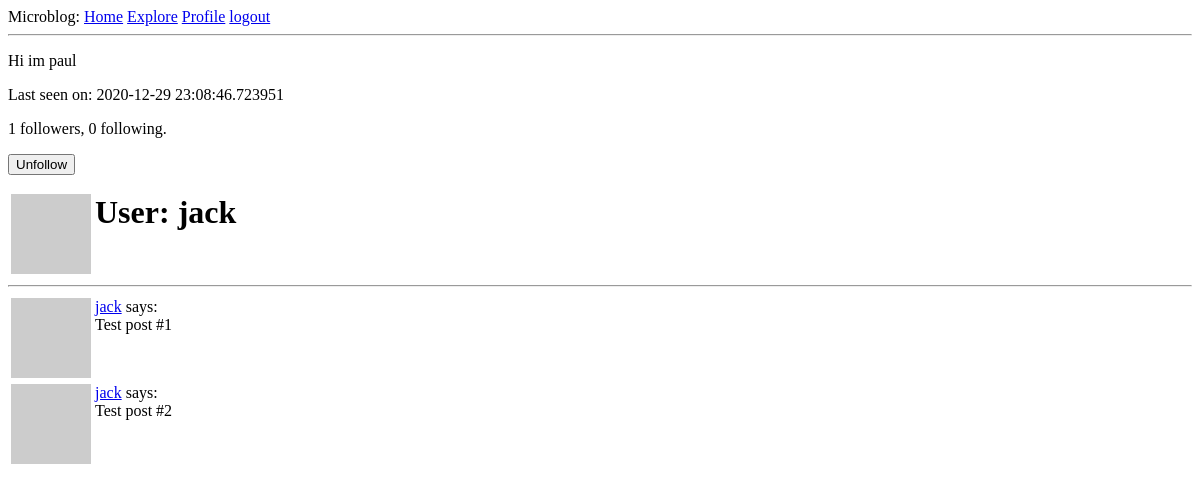
Page /user/jack (signed in) on the earlier database version.
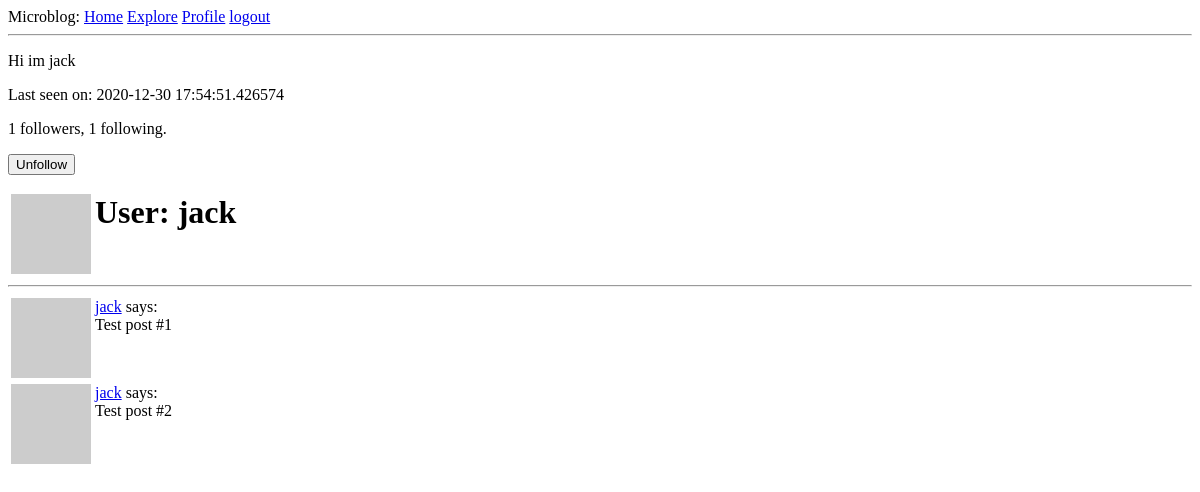
Same page on the later database version.
### app/models.py (models this page shows, shortened)
class User(UserMixin, db.Model):
    id = db.Column(db.Integer, primary_key=True)
    username = db.Column(db.String(64), index=True, unique=True)
    email = db.Column(db.String(120), index=True, unique=True)
    password_hash = db.Column(db.String(128))
    posts = db.relationship('Post', backref='author', lazy='dynamic')
    about_me = db.Column(db.String(140))
    last_seen = db.Column(db.DateTime, default=datetime.utcnow())
    followed = db.relationship('User', secondary=followers,
    primaryjoin=(followers.c.follower_id == id),
    secondaryjoin=(followers.c.followed_id == id),
    backref=db.backref('followers', lazy='dynamic'), lazy='dynamic')
    def avatar(self,size):
        digest = md5(self.email.lower().encode('utf-8')).hexdigest()
        return 'https:www.gravatar.com/avatar/{}?d=identicon&s={}'.format(digest, size)
    def is_following(self, user):
        return self.followed.filter(followers.c.followed_id == user.id).count()>0

### app/routes.py (the view)
@app.route('/user/<username>')
@login_required
def user(username):
    user = User.query.filter_by(username=username).first_or_404() #if none 404
    form = EmptyForm()
    posts = [
        {'author': user, 'body': 'Test post #1'},
        {'author': user, 'body': 'Test post #2'}
    ]
    return render_template('user.html', user=user, posts=posts, form=form)

### app/forms.py
class EmptyForm(FlaskForm):
    submit = SubmitField("Submit")

### app/models.py (called while the page is built)
@login.user_loader
def load_user(id):
    return User.query.get(int(id))

### app/routes.py (called while the page is built)
@app.before_request
def before_request():
    if current_user.is_authenticated:
        current_user.last_seen = datetime.utcnow()
        db.session.commit()

### app/templates/user.html (shortened to what this page needs)
{% extends "base.html" %}
{% block content %}
  <table>
    <tr valign="top">
      <td><img src="{{user.avatar(128)}}"></td>
      <td><h1>User: {{user.username}}</h1></td>
      {% if user.about_me %}<p>{{ user.about_me }}</p>{% endif %}
      {% if user.last_seen %}<p>Last seen on: {{ user.last_seen }}</p>{% endif %}
      <p> {{ user.followers.count() }} followers, {{ user.followed.count() }}
        following.</p>
      {% if user == current_user %}
        <p><a href="{{ url_for('edit_profile')}}">Edit your Profile</a></p>
      {% else %}
      <p>
        <form action="{{ url_for('unfollow', username=user.username) }}" method="post">
          {{ form.submit(value='Unfollow') }}
        </form>
      </p>
      {%endif%}
    </tr>
  </table>
  <hr>
  {% for post in posts %}
    {% include '_post.html'%}
  {% endfor %}
{% endblock %}

### app/templates/_post.html
<table>
  <tr valign="top">
    <td><img src="{{post.author.avatar(36)}}"</td>
    <td>
      <a href="{{ url_for('user', username=post.author.username) }}">
        {{ post.author.username}}</a>
      says:<br>{{post.body}}</td>
  </tr>
</table>

Differences in the rows shown:
changed User "jack": about_me "Hi im paul" → "Hi im jack"; last_seen "2020-12-29 23:08:46.723951" → "2020-12-30 17:54:51.426574"
Other differences:
{{ user.followed.count() }}: "0" → "1"
